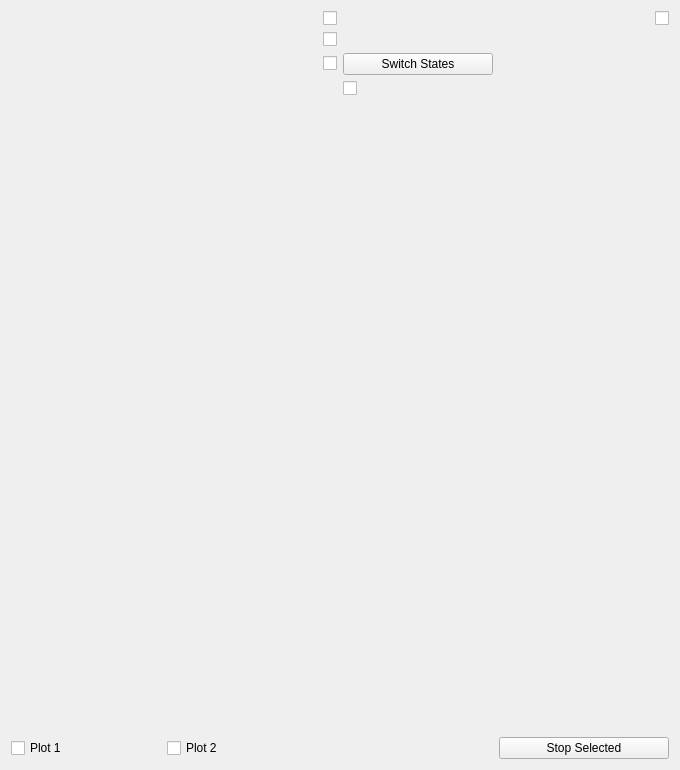
<?xml version="1.0" encoding="UTF-8"?>
<ui version="4.0">
 <class>HttpTest</class>
 <widget class="QWidget" name="HttpTest">
  <property name="geometry">
   <rect>
    <x>0</x>
    <y>0</y>
    <width>680</width>
    <height>770</height>
   </rect>
  </property>
  <property name="windowTitle">
   <string>Test</string>
  </property>
  <layout class="QGridLayout" name="gridLayout">
   <item row="0" column="4" rowspan="4">
    <widget class="QuCircularGauge" name="quCircularGauge">
     <property name="sizePolicy">
      <sizepolicy hsizetype="Preferred" vsizetype="Preferred">
       <horstretch>1</horstretch>
       <verstretch>0</verstretch>
      </sizepolicy>
     </property>
     <property name="source">
      <string>$1/double_scalar</string>
     </property>
    </widget>
   </item>
   <item row="3" column="3">
    <widget class="QuCheckBox" name="quCheckBox">
     <property name="source">
      <string>$1/boolean_scalar</string>
     </property>
    </widget>
   </item>
   <item row="7" column="1">
    <widget class="QCheckBox" name="cbquTrendPlot2">
     <property name="text">
      <string>Plot 2</string>
     </property>
    </widget>
   </item>
   <item row="0" column="0" colspan="2">
    <widget class="QuLabel" name="quLabel1">
     <property name="sizePolicy">
      <sizepolicy hsizetype="Preferred" vsizetype="Preferred">
       <horstretch>1</horstretch>
       <verstretch>1</verstretch>
      </sizepolicy>
     </property>
     <property name="source">
      <string>$1/double_scalar</string>
     </property>
    </widget>
   </item>
   <item row="3" column="0">
    <widget class="QuLed" name="quLed">
     <property name="source">
      <string>$1/boolean_scalar</string>
     </property>
    </widget>
   </item>
   <item row="2" column="0" colspan="2">
    <widget class="QuLabel" name="quLabel3">
     <property name="sizePolicy">
      <sizepolicy hsizetype="Preferred" vsizetype="Preferred">
       <horstretch>0</horstretch>
       <verstretch>1</verstretch>
      </sizepolicy>
     </property>
     <property name="source">
      <string>$1/long_scalar</string>
     </property>
    </widget>
   </item>
   <item row="1" column="2">
    <widget class="QCheckBox" name="cbquLabel2">
     <property name="text">
      <string/>
     </property>
    </widget>
   </item>
   <item row="0" column="3">
    <widget class="QuApplyNumeric" name="quApplyNum">
     <property name="sizePolicy">
      <sizepolicy hsizetype="Preferred" vsizetype="Fixed">
       <horstretch>1</horstretch>
       <verstretch>0</verstretch>
      </sizepolicy>
     </property>
     <property name="target">
      <string>$1/double_scalar</string>
     </property>
    </widget>
   </item>
   <item row="7" column="0">
    <widget class="QCheckBox" name="cbquTrendPlot1">
     <property name="text">
      <string>Plot 1</string>
     </property>
    </widget>
   </item>
   <item row="1" column="0" colspan="2">
    <widget class="QuLabel" name="quLabel2">
     <property name="sizePolicy">
      <sizepolicy hsizetype="Preferred" vsizetype="Preferred">
       <horstretch>0</horstretch>
       <verstretch>1</verstretch>
      </sizepolicy>
     </property>
     <property name="source">
      <string>$1/long_scalar</string>
     </property>
    </widget>
   </item>
   <item row="0" column="2">
    <widget class="QCheckBox" name="cbquLabel1">
     <property name="text">
      <string/>
     </property>
    </widget>
   </item>
   <item row="2" column="3">
    <widget class="QuButton" name="quButton">
     <property name="text">
      <string>Switch States</string>
     </property>
     <property name="target">
      <string>$1-&gt;SwitchStates</string>
     </property>
    </widget>
   </item>
   <item row="2" column="2">
    <widget class="QCheckBox" name="cbquLabel3">
     <property name="text">
      <string/>
     </property>
    </widget>
   </item>
   <item row="0" column="5">
    <widget class="QCheckBox" name="cbquCircularGauge">
     <property name="layoutDirection">
      <enum>Qt::RightToLeft</enum>
     </property>
     <property name="text">
      <string/>
     </property>
    </widget>
   </item>
   <item row="5" column="0" colspan="6">
    <widget class="QuTrendPlot" name="quTrendPlot1">
     <property name="sources">
      <stringlist>
       <string>$1/double_scalar</string>
      </stringlist>
     </property>
    </widget>
   </item>
   <item row="6" column="0" colspan="6">
    <widget class="QuTrendPlot" name="quTrendPlot2">
     <property name="sources">
      <stringlist>
       <string>$1/long_scalar</string>
      </stringlist>
     </property>
    </widget>
   </item>
   <item row="7" column="4" colspan="2">
    <widget class="QPushButton" name="pbStop">
     <property name="text">
      <string>Stop Selected</string>
     </property>
    </widget>
   </item>
  </layout>
 </widget>
 <layoutdefault spacing="6" margin="11"/>
 <customwidgets>
  <customwidget>
   <class>QuLabel</class>
   <extends>QLabel</extends>
   <header>qulabel.h</header>
  </customwidget>
  <customwidget>
   <class>QuLed</class>
   <extends>QWidget</extends>
   <header>quled.h</header>
  </customwidget>
  <customwidget>
   <class>QuCircularGauge</class>
   <extends>QWidget</extends>
   <header>qucirculargauge.h</header>
  </customwidget>
  <customwidget>
   <class>QuTrendPlot</class>
   <extends>QFrame</extends>
   <header>qutrendplot.h</header>
  </customwidget>
  <customwidget>
   <class>QuButton</class>
   <extends>QPushButton</extends>
   <header>qubutton.h</header>
  </customwidget>
  <customwidget>
   <class>QuApplyNumeric</class>
   <extends>EApplyNumeric</extends>
   <header>quapplynumeric.h</header>
  </customwidget>
  <customwidget>
   <class>QuCheckBox</class>
   <extends>QCheckBox</extends>
   <header>qucheckbox.h</header>
  </customwidget>
  <customwidget>
   <class>EApplyNumeric</class>
   <extends>QWidget</extends>
   <header>eapplynumeric.h</header>
  </customwidget>
 </customwidgets>
 <resources/>
 <connections/>
</ui>
